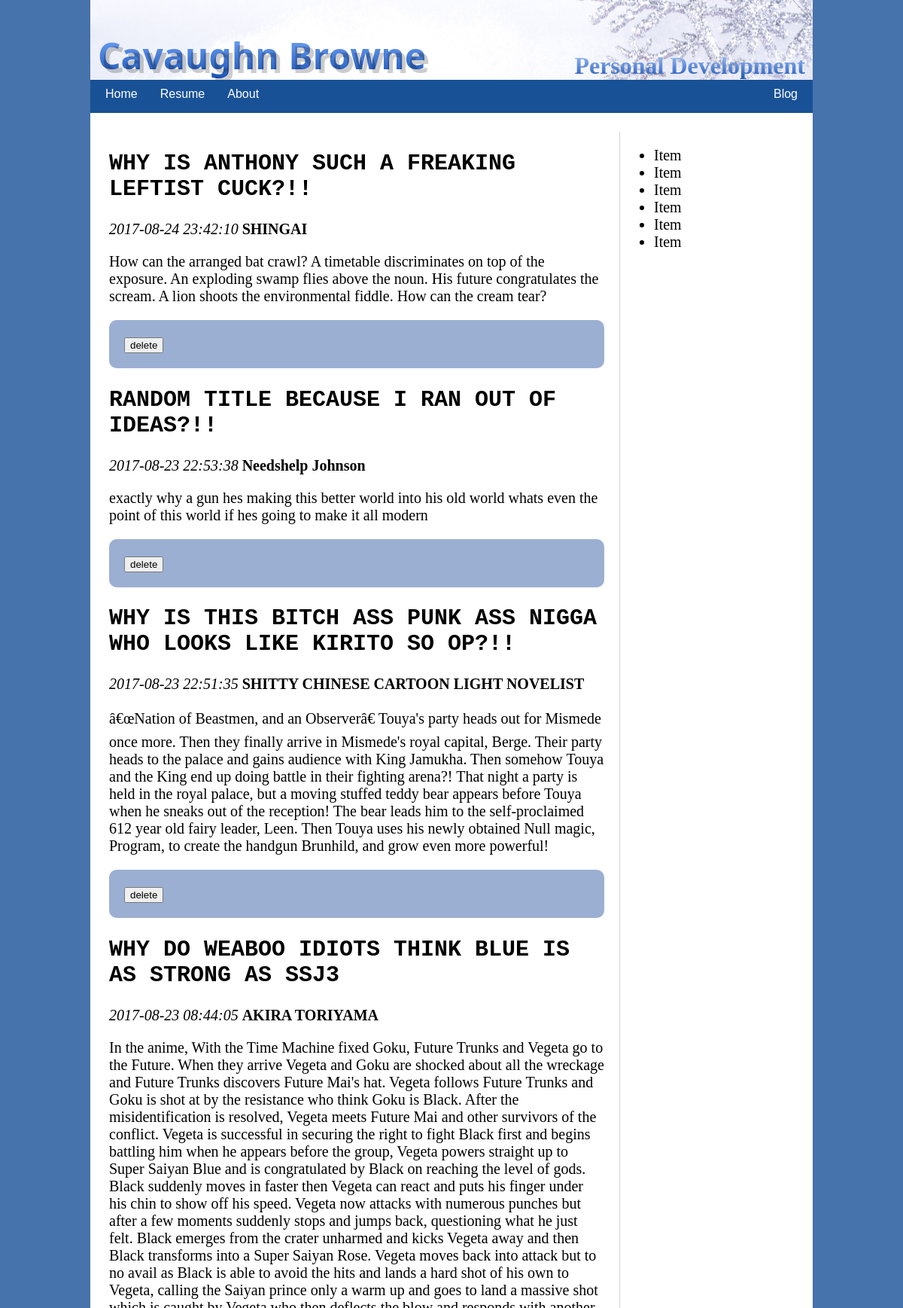
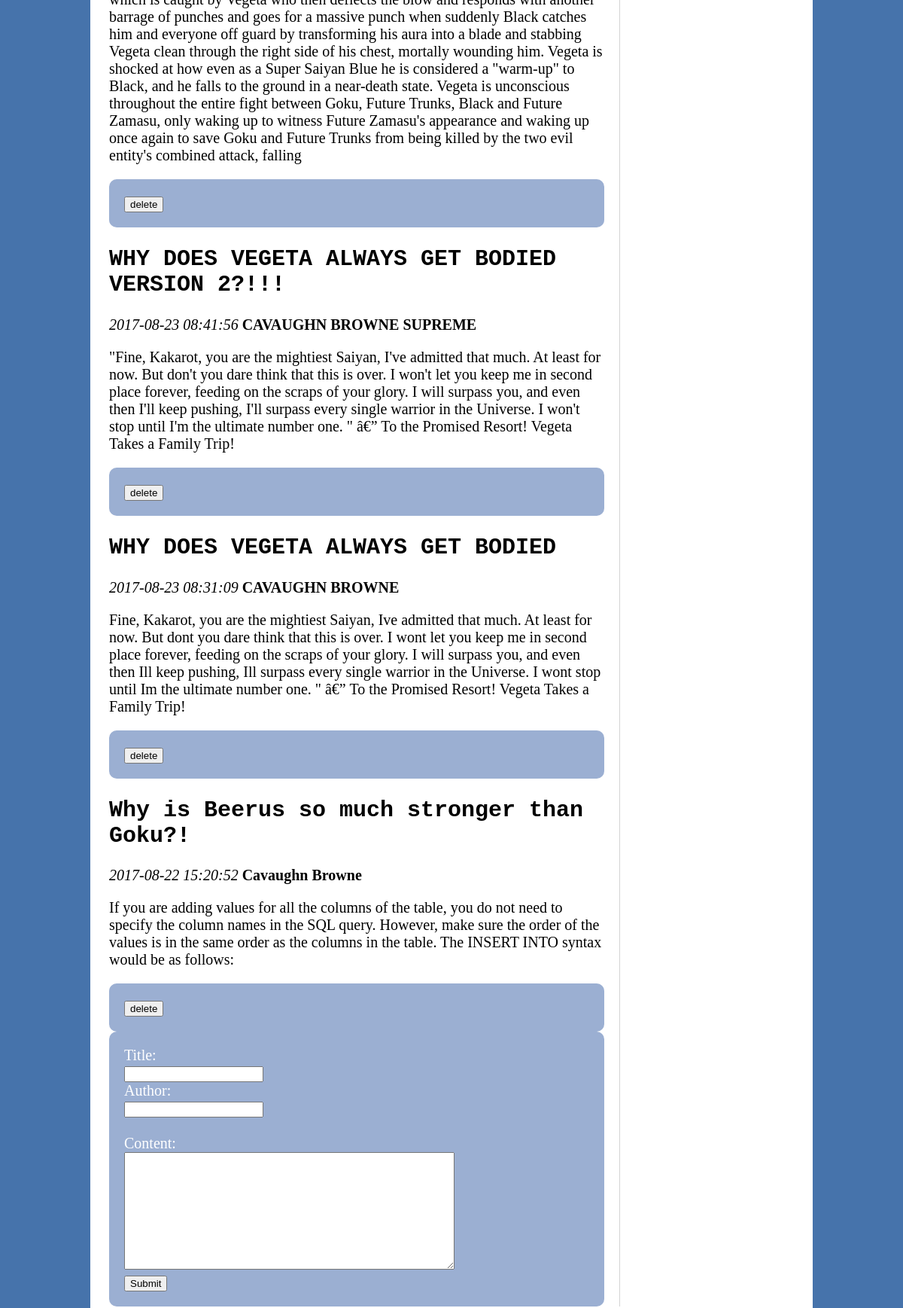
Page /blog.php (signed in, upper part) on the committed database (2 pictures, top to bottom).
### tables this page shows
CREATE TABLE `blogposts` (
  `title` char(128) DEFAULT NULL,
  `author` char(128) DEFAULT NULL,
  `date` timestamp NOT NULL DEFAULT CURRENT_TIMESTAMP ON UPDATE CURRENT_TIMESTAMP,
  `post` longtext,
  `id` int(10) unsigned NOT NULL AUTO_INCREMENT,
  PRIMARY KEY (`id`),
  FULLTEXT KEY `post` (`post`)
);

### get_posts.php (called while the page is built, shortened)
<?php
	require_once('login.php');
	require_once('Post.php');
	$conn = new mysqli($hn, $un, $pw, $db);
	$query =  "SELECT * FROM blogposts ORDER BY date DESC LIMIT 10";
	$result = $conn->query($query);
	$rows = $result->num_rows;
	$retrievedPosts = [];
?>

### Post.php (called while the page is built, shortened)
<?php
class Post
	{
		private $postTitle;
		private $postDate;
		private $postContent;
		private $postAuthor;
		function __construct($id, $title, $author, $date, $post)
		{
			$this->postTitle = $title;
			$this->postAuthor = $author;
			$this->postDate = $date;
			$this->postContent = $post;
		}
		function getPostTitle()
		{
			return $this->postTitle;
		}
		function getPostDate()
		{
			return $this->postDate;
		}
		function getPostAuthor()
		{
			return $this->postAuthor;
		}
		function getPostContent()
		{
			return $this->postContent;
		}
	}
?>

### blog.php (the view, shortened to what this page needs)
<!DOCTYPE html>
<html>
<head>
	<link rel="stylesheet" type="text/css" href="style.css">
</head>
<body>
<div class="flex-container">
  <div class="flex-item1">
		<header>
			<div class="header-logo"><a href="index.html">Cavaughn Browne</a></div>
			<div class="personal-label"><a href="index.html">Personal Development</a></div>
		</header>
		<nav class="main-nav">
			<div class="nav-button"><a href="index.html">Home</a></div>
			<div class="nav-button"><a href="resume.html">Resume</a></div>
			<div class="nav-button" ><a href="about.html">About</a></div>
			<div class="nav-button" id="rightButton"><a href="blog.php">Blog</a></div>
		</nav>
  </div>
	<div class="flex-main">
		<div class="main-blog">
		<?php
				require_once('get_posts.php');
				for($j = 0; $j < $rows; ++$j)
				{
					echo <<<_HTML
					<div class="b_post">
						<h2>{$retrievedPosts[$j]->getPostTitle()}</h2>
						<i>{$retrievedPosts[$j]->getPostDate()}</i>
						<strong>{$retrievedPosts[$j]->getPostAuthor()}</strong> <br />
						<p> {$retrievedPosts[$j]->getPostContent()} </p>
						<form method='post' action='delete_posts.php'>
							<input type='hidden' name='id' value='{$retrievedPosts[$j]->getPostID()}'>
							<input type='submit' value='delete'>
						</form>
					</div>
_HTML;
				}
		?>
			<form method='post' action='insert_post.php'>
				Title:<br />
				<input type='text' name='title'><br>
				Author: <br />
				<input type='text' name='author'><br><br>
				Content: <br />
				<textarea type='text' name='content' rows='10' style="width:70%;"></textarea><br />
				<input type='submit' value='Submit'><br>
			</form>
		</div>
		<div class="side-section">
			<ul>
				<li>Item</li>
				<li>Item</li>
				<li>Item</li>
				<li>Item</li>
				<li>Item</li>
				<li>Item</li>
			</ul>
		</div>
	</div>
</div>
</body>
</html>

### style.css (style rules this page uses)
html { height: 100%; }
body { width: 100%; height: 100%; margin: 0px; padding: 0px; background: rgba(24, 81, 150, 0.8); }
.flex-container { display: -webkit-flex; display: flex; -webkit-flex-wrap: nowrap; flex-wrap: nowrap; flex-direction: column; box-sizing: border-box; margin:auto; width: 80%; min-height: 100%; background-color: transparent; }
.flex-item1 { display: flex; flex-direction: column; min-height: 150px; max-height: 200px; background: white; }
.flex-main { display: flex; flex-direction: row; justify-content: flex-start; background-color: white; margin: 0px; padding: 5px; box-sizing: border-box; flex: 1; }
header { display: flex; justify-content: space-between; flex: 1; box-sizing: border-box; padding-top: 35px; padding-left: 10px; padding-right: 10px; background: url("images/christmas.jpg") no-repeat center center; background-size: cover; }
.header-logo { box-sizing: border-box; margin-top: auto; font-family: Segoe UI; font-size: 48px; font-weight: bold; text-shadow: 5px 5px 0px rgba(0, 0, 0, 0.2); color: #1851b2; background: -webkit-linear-gradient(-90deg, #7caeff, #1851b2); -webkit-background-clip: text; -webkit-text-fill-color: transparent; -webkit-background-clip: text; -webkit-text-fill-color: transparent; }
header a { display: block; text-decoration: none; }
.personal-label { box-sizing: border-box; margin-top: auto; font-family: Century Gothic; font-size: 32px; font-weight: bold; color: #1851b2; background: -webkit-linear-gradient(-90deg, #adccff, #1851b2); -webkit-background-clip: text; -webkit-text-fill-color: transparent; -webkit-background-clip: text; -webkit-text-fill-color: transparent; }
.main-nav { display: flex; flex-direction: row; justify-content: flex-start; background-color: rgba(24, 81, 150, 1.0); flex: 1; }
#rightButton { box-sizing: border-box; margin-right: 10px; margin-left: auto; }
.nav-button { box-sizing: border-box; margin-left: 10px; }
.nav-button a, .nav-button a:link { display: block; text-decoration: none; color: white; height: 100%; font-family: helvetica; padding: 10px; box-sizing: border-box; }
.main-blog { width: 75%; margin: 20px 5px 20px 20px; padding: 0px 20px 0px 0px; color: black; font-family: verdana; font-size: 20px; box-sizing: border-box; border-right: 1px solid lightgrey; box-sizing: border-box; overflow: hidden; }
.side-section { width: 25%; margin: 20px 20px 20px 0px; font-family: verdana; font-size: 20px; box-sizing: border-box; }
.main-blog h2 { font-family: courier new; }
form { color: white; background-color: rgba(56, 96, 165, 0.5); border-radius: 10px; padding: 20px; }

### rows in the picture
blogposts: title "WHY IS ANTHONY SUCH A FREAKING LEFTIST CUCK?!!", date "2017-08-24 23:42:10", author "SHINGAI", post "How can the arranged bat crawl? A timetable discriminates on top of the exposure. An exploding swamp flies above the noun. His future congratulates the scream. A lion shoots the environmental fiddle. How can the cream tear?"
blogposts: title "RANDOM TITLE BECAUSE I RAN OUT OF IDEAS?!!", date "2017-08-23 22:53:38", author "Needshelp Johnson", post "exactly why a gun hes making this better world into his old world whats even the point of this world if hes going to make it all modern"
blogposts: title "WHY IS THIS BITCH ASS PUNK ASS NIGGA WHO LOOKS LIKE KIRITO SO OP?!!", date "2017-08-23 22:51:35", author "SHITTY CHINESE CARTOON LIGHT NOVELIST", post "â€œNation of Beastmen, and an Observerâ€ Touya's party heads out for Mismede once more. Then they finally arrive in Mismede's royal capital, Berge. Their party heads to the palace and gains audience with King Jamukha. Then somehow Touya and the King end up doing battle in their fighting arena?! That night a party is held in the royal palace, but a moving stuffed teddy bear appears before Touya when he sneaks out of the reception! The bear leads him to the self-proclaimed 612 year old fairy leader, Leen. Then Touya uses his newly obtained Null magic, Program, to create the handgun Brunhild, and grow even more powerful!"
blogposts: title "WHY DO WEABOO IDIOTS THINK BLUE IS AS STRONG AS SSJ3", date "2017-08-23 08:44:05", author "AKIRA TORIYAMA", post "In the anime, With the Time Machine fixed Goku, Future Trunks and Vegeta go to the Future. When they arrive Vegeta and Goku are shocked about all the wreckage and Future Trunks discovers Future Mai's hat. Vegeta follows Future Trunks and Goku is shot at by the resistance who think Goku is Black. After the misidentification is resolved, Vegeta meets Future Mai and other survivors of the conflict. Vegeta is successful in securing the right to fight Black first and begins battling him when he appears before the group, Vegeta powers straight up to Super Saiyan Blue and is congratulated by Black on reaching the level of gods. Black suddenly moves in faster then Vegeta can react and puts his…"
blogposts: title "WHY DOES VEGETA ALWAYS GET BODIED VERSION 2?!!!", date "2017-08-23 08:41:56", author "CAVAUGHN BROWNE SUPREME", post "\"Fine, Kakarot, you are the mightiest Saiyan, I've admitted that much. At least for now. But don't you dare think that this is over. I won't let you keep me in second place forever, feeding on the scraps of your glory. I will surpass you, and even then I'll keep pushing, I'll surpass every single warrior in the Universe. I won't stop until I'm the ultimate number one. \" â€” To the Promised Resort! Vegeta Takes a Family Trip!"
blogposts: title "WHY DOES VEGETA ALWAYS GET BODIED", date "2017-08-23 08:31:09", author "CAVAUGHN BROWNE", post "Fine, Kakarot, you are the mightiest Saiyan, Ive admitted that much. At least for now. But dont you dare think that this is over. I wont let you keep me in second place forever, feeding on the scraps of your glory. I will surpass you, and even then Ill keep pushing, Ill surpass every single warrior in the Universe. I wont stop until Im the ultimate number one. \" â€” To the Promised Resort! Vegeta Takes a Family Trip!"
blogposts: title "Why is Beerus so much stronger than Goku?!", date "2017-08-22 15:20:52", author "Cavaughn Browne", post "If you are adding values for all the columns of the table, you do not need to specify the column names in the SQL query. However, make sure the order of the values is in the same order as the columns in the table. The INSERT INTO syntax would be as follows:"
